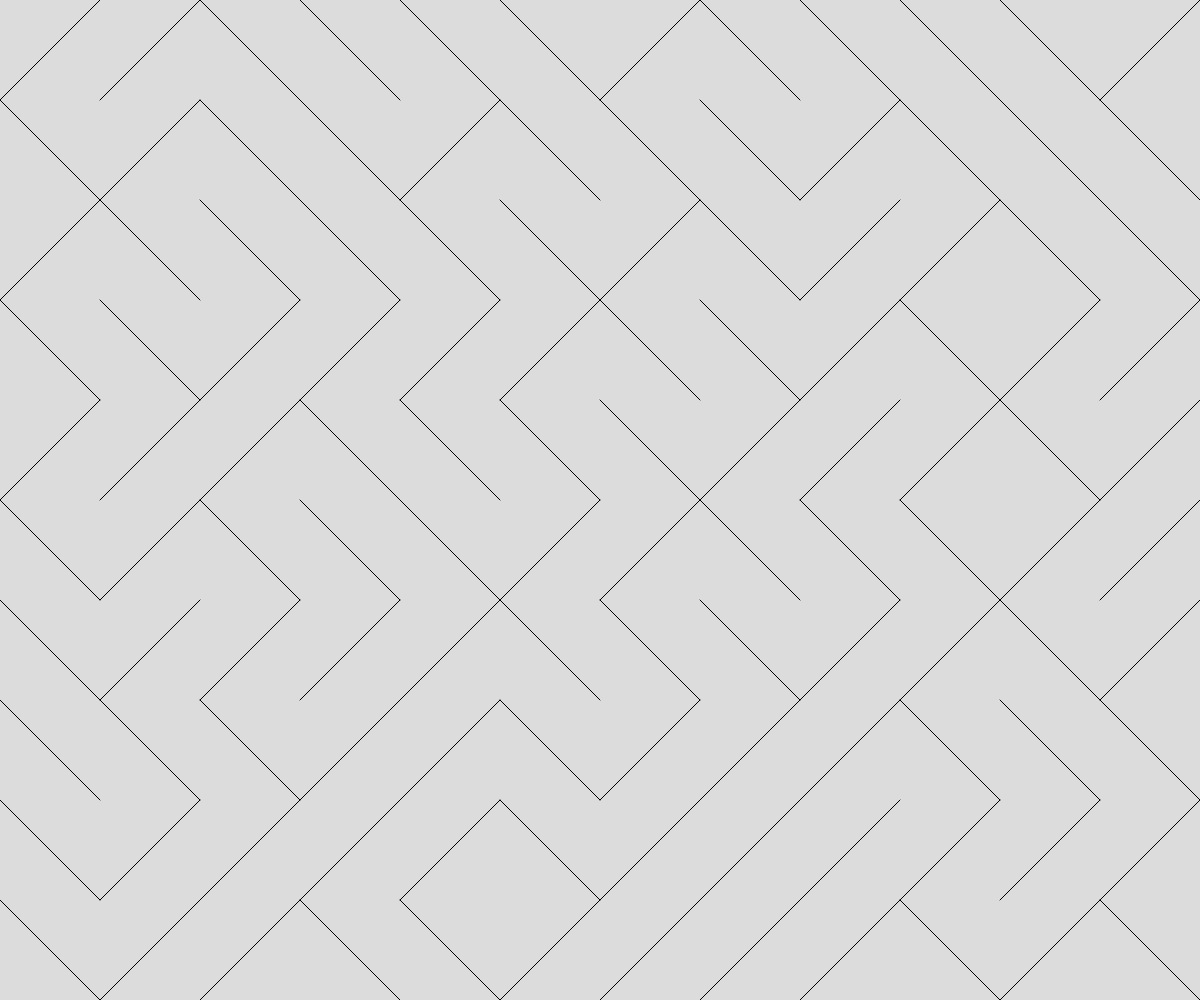
Frame 1 (no input)
Frame 60 (no input): identical to frame 1, image omitted
Frame 120 (the mouse pressed at the canvas centre since frame 60): identical to frame 1, image omitted

The p5.js sketch that drew this single still picture (run headless with seeded random() and noise() and a simulated clock; from frame 60 on, the mouse is pressed at the canvas centre):

// p5.js sketch
// ── sketch.js
// Project Title
// Your Name
// Date
//
// Extra for Experts:
// - describe what you did to take this project "above and beyond"

let theTiles = [];
const THE_SIZE = 100;
let someTile;

function setup() {
  createCanvas(windowWidth, windowHeight);
  for (let x = THE_SIZE/2; x  <= width; x += THE_SIZE){
    for (let y = THE_SIZE/2; y  <= height; y += THE_SIZE){
      someTile = spawnTile(x, y, THE_SIZE);
      theTiles.push(someTile);
    }
  }
  
}

function draw() {
  background(220);
  for (let tile of theTiles) {
    line(tile.x1, tile.y1, tile.x2, tile.y2);
  }
}

function spawnTile(x, y, tileSize){
  let choice = random(100);
  let tile;
  if (choice < 50) {
    //positive slope
    tile = {
      x1: x - tileSize/2,
      y1: y - tileSize/2,
      x2: x + tileSize/2,
      y2: y + tileSize/2,
    };
  }
  else {
    //negative slope
    tile = {
      x1: x - tileSize/2,
      y1: y + tileSize/2,
      x2: x + tileSize/2,
      y2: y - tileSize/2,
    };
  }
  return tile;
}
